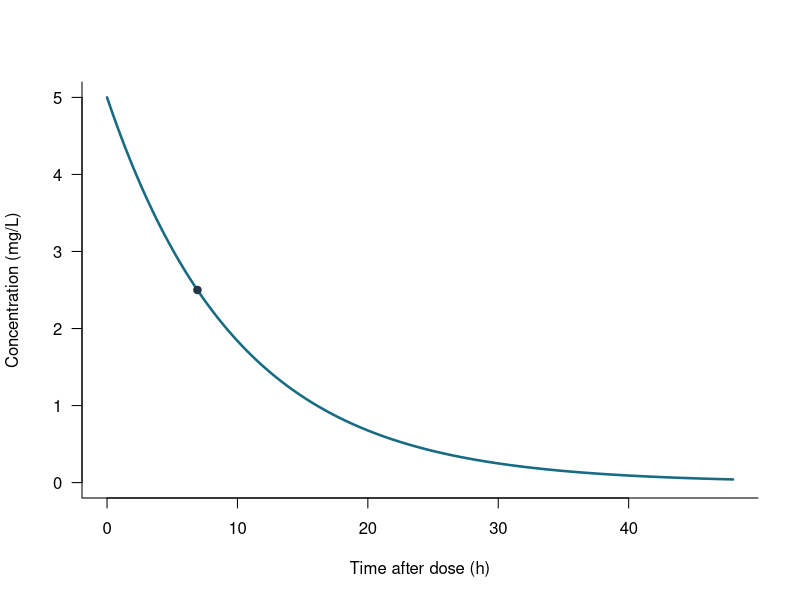

This figure's R source:
## ---- chunk 1
# Hypothetical parameters; use consistent units throughout.
dose_mg <- 100
volume_l <- 20
clearance_l_h <- 2

k_h <- clearance_l_h / volume_l
half_life_h <- log(2) / k_h

# Include time zero: concentration immediately after the bolus.
time_h <- seq(0, 48, by = 0.25)
concentration_mg_l <- (dose_mg / volume_l) * exp(-k_h * time_h)

data.frame(
  initial_concentration_mg_l = dose_mg / volume_l,
  elimination_rate_constant_per_h = k_h,
  half_life_h = round(half_life_h, 2),
  concentration_at_24_h_mg_l = round((dose_mg / volume_l) * exp(-k_h * 24), 3)
)
## ---- chunk 2
#| label: fig-concentration
#| fig-cap: "Hypothetical one-compartment IV bolus profile: 100 mg dose, 20 L volume, and 2 L/h clearance. The marked point is one elimination half-life after dosing."
#| fig-alt: "Concentration falls exponentially from 5 mg per liter immediately after dosing toward zero over 48 hours, reaching 2.5 mg per liter at about 6.93 hours."
#| fig-width: 7
#| fig-height: 4.5
# A white plotting surface keeps the figure readable in both site themes.
par(bg = "white")
plot(
  time_h, concentration_mg_l,
  type = "l", lwd = 2.5, col = "#176b82",
  xlab = "Time after dose (h)", ylab = "Concentration (mg/L)",
  ylim = c(0, dose_mg / volume_l), las = 1, bty = "l"
)
points(half_life_h, (dose_mg / volume_l) / 2,
       pch = 19, col = "#243746")
